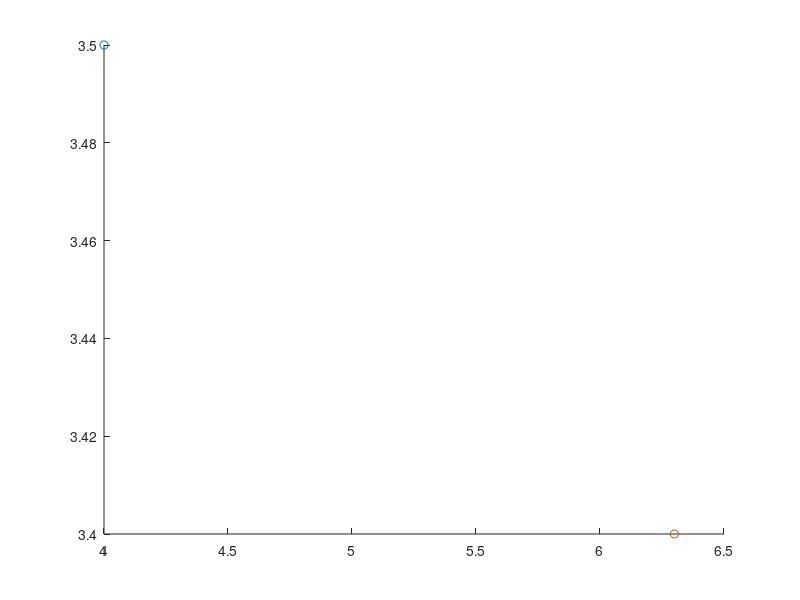

Write the MATLAB code that produced this figure. (Note: this script raises an error after producing the figure.)

Tx = [+4.0, +3.5, 0.85];    % [x, y] Transmitter
Rx = [+6.3, +3.4, 0.85];    % [x, y] Receiever
% Walls
L1 = [+0.0, +1.0, +6.0];    % [A, B, C] -> Ax + By + C = 0
L2 = [+1.0, +0.0, +7.0];    % [A, B, C] -> Ax + By + C = 0
L3 = [+0.0, +1.0, +0.0];    % [A, B, C] -> Ax + By + C = 0
L4 = [+1.0, +0.0, +0.0];    % [A, B, C] -> Ax + By + C = 0
% Obstacles
L5 = [+0.0, +1.0, +5.2];    % [A, B, C] -> Ax + By + C = 0
L6 = [+0.0, +1.0, +0.8];    % [A, B, C] -> Ax + By + C = 0
% Floor
L7 = [+0.0, +1.0, +0.0];    % [A, B, C] -> Ax + By + C = 0
L8 = [+0.0, +1.0, +5.0];    % [A, B, C] -> Ax + By + C = 0


walls = [L1; L2; L3; L4; L5; L6];
floor = [L7; L8];
p = 0:0.1:7;
SOL = 3e8;

figure(1);
scatter(Tx(1), Tx(2));
hold on;
scatter(Rx(1), Rx(2));

len = norm(Rx - Tx);
cosAngle = 1;
for L = walls'
    TxP = ProjectionPoint(Tx, L);
    RxP = ProjectionPoint(Rx, L);
    k = norm(RxP - Rx(1:2))/norm(TxP - Tx(1:2));
    l = norm(TxP - RxP);
    direction = (RxP - TxP)/l;
    %Reflection Point
    Rp = TxP + direction*(l/(k+1));
    path = norm(Tx(1:2) - Rp) + norm(Rp - Rx(1:2));
    len = [len, path];
    [X, Y] = ToParamteric(L, p);
    %Angle
    aSq = (Rx(1) - Tx(1))^2 + (Rx(2) - Tx(2))^2;
    b = norm(Tx(1:2) - Rp);
    c = norm(Rp - Rx(1:2));
    cosAngle = [cosAngle, -(aSq - b^2 - c^2)/(4*b*c)];
    
    scatter(X, Y, '.k');
    scatter(Rp(1), Rp(2), 'r', 'filled');
    %scatter(RxP(1), RxP(2), 'b', 'filled');
    %scatter(TxP(1), TxP(2), 'b', 'filled');
    
end
for L = floor'
    tx = [0.0, Tx(3)];
    aSq = (Rx(1) - Tx(1))^2 + (Rx(2) - Tx(2))^2;
    los = sqrt(aSq);
    rx = [los, Rx(3)];
    
    TxP = ProjectionPoint(tx, L);
    RxP = ProjectionPoint(rx, L);
    k = norm(RxP - rx)/norm(TxP - tx);
    l = norm(TxP - RxP);
    direction = (RxP - TxP)/l;
    %Reflection Point
    Rp = TxP + direction*(l/(k+1));
    path = norm(tx - Rp) + norm(Rp - rx);
    len = [len, path];
    [X, Y] = ToParamteric(L, p);
    %Angle
    b = norm(Tx(1:2) - Rp);
    c = norm(Rp - Rx(1:2));
    cosAngle = [cosAngle, (b^2 + c^2 - aSq)/(4*b*c)];
    
    scatter(X, Y, '.b');
    scatter(Rp(1), Rp(2), 'r', 'filled');
end

hold off;
xlim([-0.1, 7.1]);
ylim([-0.1, 6.1]);
figure(2);

pow0 = 1;
alpha = 2;
sinAngle = sqrt(1 - cosAngle.^2);

n1 = 1; n2 = 9;
%Snell's law
sinAngle2 = sinAngle.*n1./n2;
cosAngle2 = sqrt(1 - sinAngle2.^2);
%Fresnel's formula
Q = (n1.*cosAngle - n2.*cosAngle2)./(n1.*cosAngle + n2.*cosAngle2);

powDecay = Q.^2.*pow0./(len.^(alpha));
time = len/SOL*1e9;

powDecay = powDecay./max(powDecay);
%scatter(time, powDecay);
plot(time, powDecay, 'or')
hold on;
ex1_time = h14(:,1);
ex1_ampl = h14(:,2);
ex1_ampl = ex1_ampl./max(ex1_ampl);
plot(ex1_time, ex1_ampl, 'xr');
ex1_time = h13(:,1);
ex1_ampl = h13(:,2);
ex1_ampl = ex1_ampl./max(ex1_ampl);
plot(ex1_time, ex1_ampl, 'xg');
ex1_time = h24(:,1);
ex1_ampl = h24(:,2);
ex1_ampl = ex1_ampl./max(ex1_ampl);
plot(ex1_time, ex1_ampl, 'xb');
ex1_time = h23(:,1);
ex1_ampl = h23(:,2);
ex1_ampl = ex1_ampl./max(ex1_ampl);
plot(ex1_time, ex1_ampl, 'xk');
hold off;

%%
%--------------------
L = L2;

TxP = ProjectionPoint(Tx, L);
RxP = ProjectionPoint(Rx, L);
k = norm(RxP - Rx)/norm(TxP - Tx);
l = norm(TxP - RxP);
normal = (RxP - TxP)/l;
%Reflection Point
Rp = TxP + normal.*(l/(k+1)); 

%--------------------
% Parametric equation
p = 0:0.1:7;
[X, Y] = ToParamteric(L, p);

scatter(X, Y, '+');
hold on;
scatter(Tx(1), Tx(2), 'd');
scatter(Rx(1), Rx(2));
scatter(Rp(1), Rp(2));
hold off;
%x = 0:0.1:7;
%y = 0:0.1:6;


